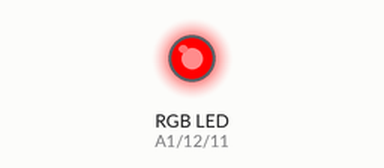
Recording of a sketch running on a simulated Arduino Uno, built with avr-gcc and run on an emulated ATmega328P. On the bench: an RGB LED mixed from three pins (HIGH = lit).

Above: at 0.5 s.
At 1.5 s:
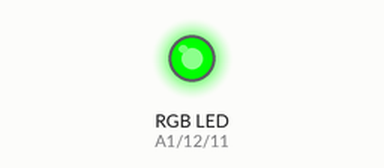
At 3.5 s:
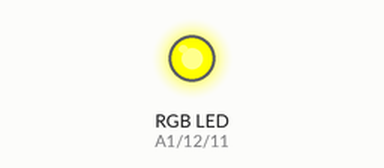
At 4.5 s:
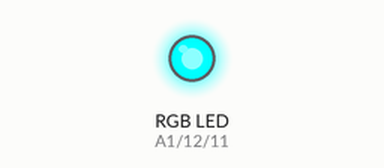
At 8.5 s:
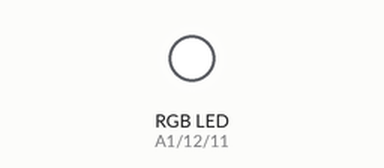
At 13.5 s:
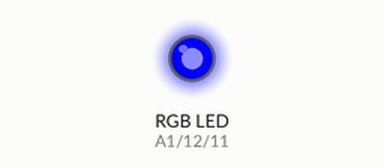
Timing chart, 0 to 14.3 s (numbered marks = the images above):
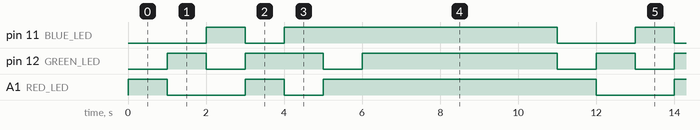

Measured:
- by itself, pin 11 (BLUE_LED): repeats every 11.0 s: LOW 1.0 s, HIGH 7.0 s, LOW 2.0 s, HIGH 1.0 s
- by itself, pin 12 (GREEN_LED): repeats every 11.0 s: LOW 1.0 s, HIGH 2.0 s, LOW 1.0 s, HIGH 5.0 s, LOW 1.0 s, HIGH 1.0 s
- by itself, A1 (RED_LED): repeats every 11.0 s: LOW 2.0 s, HIGH 1.0 s, LOW 1.0 s, HIGH 7.0 s

The sketch:

rgbled.ino
```cpp
#define RED_LED A1
#define GREEN_LED 12
#define BLUE_LED 11
void setup()
{
 pinMode(RED_LED, OUTPUT);
 pinMode(GREEN_LED, OUTPUT);
 pinMode(BLUE_LED, OUTPUT);
}
void loop()
{
 digitalWrite(RED_LED, HIGH);     digitalWrite(GREEN_LED, LOW);   digitalWrite(BLUE_LED, LOW); // R=ON, G=OFF, B=OFF –> 빨강(Red)
 delay(1000);
 digitalWrite(RED_LED, LOW);     digitalWrite(GREEN_LED, HIGH);   digitalWrite(BLUE_LED, LOW); // R=OFF, G=ON, B=OFF –> 녹색(Green)
 delay(1000);
 digitalWrite(RED_LED, LOW);     digitalWrite(GREEN_LED, LOW);   digitalWrite(BLUE_LED, HIGH); // R=OFF, G=OFF, B=ON –> 파랑(Blue)
 delay(1000);
 digitalWrite(RED_LED, HIGH);     digitalWrite(GREEN_LED, HIGH);   digitalWrite(BLUE_LED, LOW); // R=ON, G=ON, B=OFF –> 노랑(Yellow)
 delay(1000);
digitalWrite(RED_LED, LOW);     digitalWrite(GREEN_LED, HIGH);   digitalWrite(BLUE_LED, HIGH); // R=OFF, G=ON, B=ON –> 청록(Cyan)
 delay(1000);
digitalWrite(RED_LED, HIGH);     digitalWrite(GREEN_LED, LOW);   digitalWrite(BLUE_LED, HIGH); // R=ON, G=OFF, B=ON –> 다홍(Magenta)
 delay(1000);
digitalWrite(RED_LED, HIGH);   digitalWrite(GREEN_LED, HIGH);    digitalWrite(BLUE_LED, HIGH); // R=ON, G=ON, B=ON –> 흰색(White)
 delay(5000);
}
```
